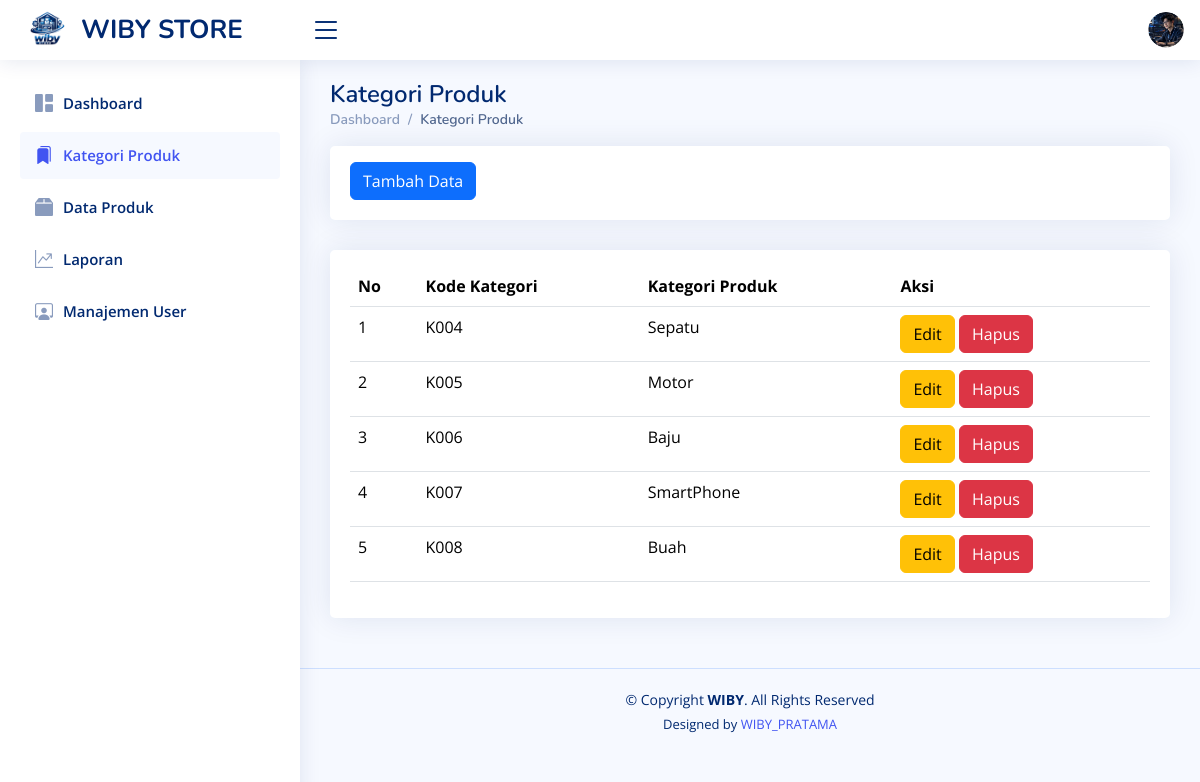
The app's page /Kategori_Produk.php (signed in) with its own data.
### tables this page shows
CREATE TABLE `categories` (
  `id` int(11) NOT NULL,
  `kd_kat` varchar(5) NOT NULL,
  `category_name` varchar(100) NOT NULL
);

### Kategori_Produk.php (the view, shortened to what this page needs)
<!DOCTYPE html>
<html lang="en">
<head>
  <link href="assets/vendor/bootstrap/css/bootstrap.min.css" rel="stylesheet">
  <link href="assets/vendor/bootstrap-icons/bootstrap-icons.css" rel="stylesheet">
  <link href="assets/vendor/boxicons/css/boxicons.min.css" rel="stylesheet">
  <link href="assets/vendor/quill/quill.snow.css" rel="stylesheet">
  <link href="assets/vendor/quill/quill.bubble.css" rel="stylesheet">
  <link href="assets/vendor/remixicon/remixicon.css" rel="stylesheet">
  <link href="assets/vendor/simple-datatables/style.css" rel="stylesheet">
  <link href="assets/css/style.css" rel="stylesheet">
</head>
<body>
  <header id="header" class="header fixed-top d-flex align-items-center">
    <div class="d-flex align-items-center justify-content-between">
      <a href="index.php" class="logo d-flex align-items-center">
        <img src="assets/img/logo_wiby.png.png" alt="" width="45">
        <span class="d-none d-lg-block">WIBY STORE</span>
      </a>
      <i class="bi bi-list toggle-sidebar-btn"></i>
    </div>
    <nav class="header-nav ms-auto">
      <ul class="d-flex align-items-center">
        <li class="nav-item dropdown pe-3">
          <a class="nav-link nav-profile d-flex align-items-center pe-0" href="#" data-bs-toggle="dropdown">
            <img src="assets/img/foto_profile.png.png" alt="Profile" class="rounded-circle">
          </a>
        </li>
      </ul>
    </nav>
  </header>
  <aside id="sidebar" class="sidebar">
    <ul class="sidebar-nav" id="sidebar-nav">
      <li class="nav-item">
        <a class="nav-link collapsed" href="index.php">
          <i class="bi bi-grid-1x2-fill"></i>
          <span>Dashboard</span>
        </a>
      </li>
      <li class="nav-item">
        <a class="nav-link " href="kategori_produk.php">
          <i class="bi bi-bookmarks-fill"></i>
          <span>Kategori Produk</span>
        </a>
      </li>
      <li class="nav-item">
        <a class="nav-link collapsed" href="produk.php">
          <i class="bi bi-box2-fill"></i>
          <span>Data Produk</span>
        </a>
      </li>
      <li class="nav-item">
        <a class="nav-link collapsed" href="laporan.php">
          <i class="bi bi-graph-up-arrow"></i>
          <span>Laporan</span>
        </a>
      </li>
      <li class="nav-item">
        <a class="nav-link collapsed" href="users.php">
          <i class="bi bi-person-workspace"></i>
          <span>Manajemen User</span>
        </a>
      </li>
    </ul>
  </aside>
  <main id="main" class="main">
    <div class="pagetitle">
      <h1>Kategori Produk</h1>
      <nav>
        <ol class="breadcrumb">
          <li class="breadcrumb-item"><a href="index.php">Dashboard</a></li>
          <li class="breadcrumb-item active">Kategori Produk</li>
        </ol>
      </nav>
    </div>
      <div class="row">
        <div class="col-lg-12">
          <div class="card">
            <div class="card-body mt-3">
              <a href="t_kat.php" class="btn btn-primary">Tambah Data</a>
            </div>
          </div>
        </div>
      </div>
    <section class="section">
      <div class="row">
        <div class="col-lg-12">
          <div class="card">
            <div class="card-body mt-3">
              <table class="table datatable">
                <thead>
                  <tr>
                    <th scope="col">No</th>
                    <th scope="col">Kode Kategori</th>
                    <th scope="col">Kategori Produk</th>
                    <th scope="col">Aksi</th>
                  </tr>
                </thead>
                <tbody>
                  <?php
                  include "Koneksi.php";
                  $no = 1;
                  $sql = mysqli_query($conn, "SELECT * FROM categories");
                  while ($data = mysqli_fetch_array($sql)) {
                  ?>
                    <tr>
                      <td><?php echo $no++; ?></td>
                      <td><?php echo $data['kd_kat']; ?></td>
                      <td><?php echo $data['category_name']; ?></td>
                      <td>
                        <a href="e_kat.php?id=<?php echo $data['id']; ?>" class="btn btn-warning">Edit</a>
                        <a href="h_kat.php?id=<?php echo $data['id']; ?>" class="btn btn-danger" onclick="return confirm('Apakah Anda Yakin Ingin Menghapus Data?')">Hapus</a>
                      </td>
                    </tr>
                  <?php } ?>
                </tbody>
              </table>
            </div>
          </div>
        </div>
      </div>
    </section>
  </main>
  <footer id="footer" class="footer">
    <div class="copyright">
      &copy; Copyright <strong><span>WIBY</span></strong>. All Rights Reserved
    </div>
    <div class="credits">
      Designed by <a href="https://www.instagram.com/wibpttraaa_/">WIBY_PRATAMA</a>
    </div>
  </footer>
</body>
</html>

### assets/css/style.css (style rules this page uses)
:root { scroll-behavior: smooth; }
body { font-family: "Open Sans", sans-serif; background: #f6f9ff; color: #444444; }
a { color: #4154f1; text-decoration: none; }
h1, h2, h3, h4, h5, h6 { font-family: "Nunito", sans-serif; }
#main { margin-top: 60px; padding: 20px 30px; transition: all 0.3s; }
.pagetitle { margin-bottom: 10px; }
.pagetitle h1 { font-size: 24px; margin-bottom: 0; font-weight: 600; color: #012970; }
.card { margin-bottom: 30px; border: none; border-radius: 5px; box-shadow: 0px 0 30px rgba(1, 41, 112, 0.1); }
.card-body { padding: 0 20px 20px 20px; }
.breadcrumb { font-size: 14px; font-family: "Nunito", sans-serif; color: #899bbd; font-weight: 600; }
.breadcrumb a { color: #899bbd; transition: 0.3s; }
.breadcrumb .breadcrumb-item::before { color: #899bbd; }
.breadcrumb .active { color: #51678f; font-weight: 600; }
.logo { line-height: 1; }
@media (min-width: 1200px) { .logo { width: 280px; } }
.logo img { max-height: 26px; margin-right: 6px; }
.logo span { font-size: 26px; font-weight: 700; color: #012970; font-family: "Nunito", sans-serif; }
.header { transition: all 0.5s; z-index: 997; height: 60px; box-shadow: 0px 2px 20px rgba(1, 41, 112, 0.1); background-color: #fff; padding-left: 20px; }
.header .toggle-sidebar-btn { font-size: 32px; padding-left: 10px; cursor: pointer; color: #012970; }
.header-nav ul { list-style: none; }
.header-nav>ul { margin: 0; padding: 0; }
.header-nav .nav-profile { color: #012970; }
.header-nav .nav-profile img { max-height: 36px; }
.sidebar { position: fixed; top: 60px; left: 0; bottom: 0; width: 300px; z-index: 996; transition: all 0.3s; padding: 20px; overflow-y: auto; scrollbar-width: thin; scrollbar-color: #aab7cf transparent; box-shadow: 0px 0px 20px rgba(1, 41, 112, 0.1); background-color: #fff; }
@media (min-width: 1200px) { #main, #footer { margin-left: 300px; } }
.sidebar-nav { padding: 0; margin: 0; list-style: none; }
.sidebar-nav li { padding: 0; margin: 0; list-style: none; }
.sidebar-nav .nav-item { margin-bottom: 5px; }
.sidebar-nav .nav-link { display: flex; align-items: center; font-size: 15px; font-weight: 600; color: #4154f1; transition: 0.3; background: #f6f9ff; padding: 10px 15px; border-radius: 4px; }
.sidebar-nav .nav-link i { font-size: 16px; margin-right: 10px; color: #4154f1; }
.sidebar-nav .nav-link.collapsed { color: #012970; background: #fff; }
.sidebar-nav .nav-link.collapsed i { color: #899bbd; }
.footer { padding: 20px 0; font-size: 14px; transition: all 0.3s; border-top: 1px solid #cddfff; }
.footer .copyright { text-align: center; color: #012970; }
.footer .credits { padding-top: 5px; text-align: center; font-size: 13px; color: #012970; }

### Kategori_Produk.php (style rules this page uses)
.logo img { max-height: 55px !important; width: auto; object-fit: contain; }
.sidebar-nav .nav-link i { color: #4154f1; font-size: 18px; transition: 0.3s; }

### records on screen
categories: kd_kat "K004", category_name "Sepatu"
categories: kd_kat "K005", category_name "Motor"
categories: kd_kat "K006", category_name "Baju"
categories: kd_kat "K007", category_name "SmartPhone"
categories: kd_kat "K008", category_name "Buah"
